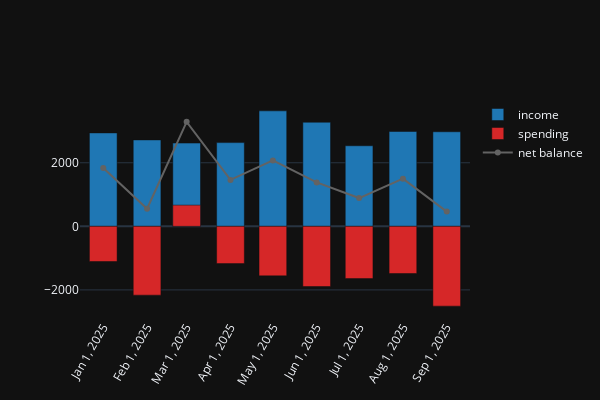

Source (notebook cell):
### Code cell
import functions as functions
importlib.reload(functions)


settings = functions.load_settings('./dashboard_config.yaml')

#--------------------- plot the balance figure -----------------------------

settings = functions.load_settings('./dashboard_config.yaml')['plots']['spending_income_plot']
functions.plot_income_spending(montly_balance_df,net_balance_df, settings)

### Figure 1 — Plotly figure (JSON) as saved in the notebook; plotly's stock layout.template omitted (floating-point values rounded to 4 significant figures)
{"data": [{"marker": {"color": "#1f77b4"}, "name": "income", "type": "bar", "x": ["2025-01", "2025-02", "2025-03", "2025-04", "2025-05", "2025-06", "2025-07", "2025-08", "2025-09"], "y": [2940.0, 2720.0, 2620.0, 2635.0, 3634.0, 3276.0, 2535.0, 2985.0, 2976.0]}, {"marker": {"color": "#d62728"}, "name": "spending", "type": "bar", "x": ["2025-01", "2025-02", "2025-03", "2025-04", "2025-05", "2025-06", "2025-07", "2025-08", "2025-09"], "y": [-1106.0, -2165.0, 667.4, -1173.0, -1559.0, -1893.0, -1645.0, -1485.0, -2512.0]}, {"line": {"color": "#636363"}, "name": "net balance", "type": "scatter", "x": ["2025-01", "2025-02", "2025-03", "2025-04", "2025-05", "2025-06", "2025-07", "2025-08", "2025-09"], "y": [1834.0, 554.6, 3287.0, 1462.0, 2075.0, 1383.0, 890.0, 1500.0, 464.1]}], "layout": {"bargap": 0.3, "barmode": "overlay", "height": 400, "width": 600, "xaxis": {"tickangle": -60, "tickmode": "array", "tickvals": ["2025-01", "2025-02", "2025-03", "2025-04", "2025-05", "2025-06", "2025-07", "2025-08", "2025-09"]}}}
